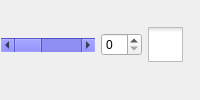
           <widget class="QFrame" name="frameLayout">
            <layout class="QHBoxLayout" name="horizontalLayout">
             <property name="leftMargin">
              <number>1</number>
             </property>
             <property name="topMargin">
              <number>1</number>
             </property>
             <item>
              <widget class="QScrollBar" name="frame">
               <property name="sizePolicy">
                <sizepolicy hsizetype="Minimum" vsizetype="Fixed">
                 <horstretch>1</horstretch>
                 <verstretch>0</verstretch>
                </sizepolicy>
               </property>
               <property name="palette">
                <palette>
                 <active>
                  <colorrole role="WindowText">
                   <brush brushstyle="SolidPattern">
                    <color alpha="255">
                     <red>0</red>
                     <green>0</green>
                     <blue>0</blue>
                    </color>
                   </brush>
                  </colorrole>
                  <colorrole role="Button">
                   <brush brushstyle="SolidPattern">
                    <color alpha="255">
                     <red>85</red>
                     <green>85</green>
                     <blue>255</blue>
                    </color>
                   </brush>
                  </colorrole>
                  <colorrole role="Light">
                   <brush brushstyle="SolidPattern">
                    <color alpha="255">
                     <red>213</red>
                     <green>213</green>
                     <blue>255</blue>
                    </color>
                   </brush>
                  </colorrole>
                  <colorrole role="Midlight">
                   <brush brushstyle="SolidPattern">
                    <color alpha="255">
                     <red>149</red>
                     <green>149</green>
                     <blue>255</blue>
                    </color>
                   </brush>
                  </colorrole>
                  <colorrole role="Dark">
                   <brush brushstyle="SolidPattern">
                    <color alpha="255">
                     <red>42</red>
                     <green>42</green>
                     <blue>127</blue>
                    </color>
                   </brush>
                  </colorrole>
                  <colorrole role="Mid">
                   <brush brushstyle="SolidPattern">
                    <color alpha="255">
                     <red>56</red>
                     <green>56</green>
                     <blue>170</blue>
                    </color>
                   </brush>
                  </colorrole>
                  <colorrole role="Text">
                   <brush brushstyle="SolidPattern">
                    <color alpha="255">
                     <red>0</red>
                     <green>0</green>
                     <blue>0</blue>
                    </color>
                   </brush>
                  </colorrole>
                  <colorrole role="BrightText">
                   <brush brushstyle="SolidPattern">
                    <color alpha="255">
                     <red>255</red>
                     <green>255</green>
                     <blue>255</blue>
                    </color>
                   </brush>
                  </colorrole>
                  <colorrole role="ButtonText">
                   <brush brushstyle="SolidPattern">
                    <color alpha="255">
                     <red>0</red>
                     <green>0</green>
                     <blue>0</blue>
                    </color>
                   </brush>
                  </colorrole>
                  <colorrole role="Base">
                   <brush brushstyle="SolidPattern">
                    <color alpha="255">
                     <red>255</red>
                     <green>255</green>
                     <blue>255</blue>
                    </color>
                   </brush>
                  </colorrole>
                  <colorrole role="Window">
                   <brush brushstyle="SolidPattern">
                    <color alpha="255">
                     <red>85</red>
                     <green>85</green>
                     <blue>255</blue>
                    </color>
                   </brush>
                  </colorrole>
                  <colorrole role="Shadow">
                   <brush brushstyle="SolidPattern">
                    <color alpha="255">
                     <red>0</red>
                     <green>0</green>
                     <blue>0</blue>
                    </color>
                   </brush>
                  </colorrole>
                  <colorrole role="AlternateBase">
                   <brush brushstyle="SolidPattern">
                    <color alpha="255">
                     <red>170</red>
                     <green>170</green>
                     <blue>255</blue>
                    </color>
                   </brush>
                  </colorrole>
                  <colorrole role="ToolTipBase">
                   <brush brushstyle="SolidPattern">
                    <color alpha="255">
                     <red>255</red>
                     <green>255</green>
                     <blue>220</blue>
                    </color>
                   </brush>
                  </colorrole>
                  <colorrole role="ToolTipText">
                   <brush brushstyle="SolidPattern">
                    <color alpha="255">
                     <red>0</red>
                     <green>0</green>
                     <blue>0</blue>
                    </color>
                   </brush>
                  </colorrole>
                 </active>
                 <inactive>
                  <colorrole role="WindowText">
                   <brush brushstyle="SolidPattern">
                    <color alpha="255">
                     <red>0</red>
                     <green>0</green>
                     <blue>0</blue>
                    </color>
                   </brush>
                  </colorrole>
                  <colorrole role="Button">
                   <brush brushstyle="SolidPattern">
                    <color alpha="255">
                     <red>85</red>
                     <green>85</green>
                     <blue>255</blue>
                    </color>
                   </brush>
                  </colorrole>
                  <colorrole role="Light">
                   <brush brushstyle="SolidPattern">
                    <color alpha="255">
                     <red>213</red>
                     <green>213</green>
                     <blue>255</blue>
                    </color>
                   </brush>
                  </colorrole>
                  <colorrole role="Midlight">
                   <brush brushstyle="SolidPattern">
                    <color alpha="255">
                     <red>149</red>
                     <green>149</green>
                     <blue>255</blue>
                    </color>
                   </brush>
                  </colorrole>
                  <colorrole role="Dark">
                   <brush brushstyle="SolidPattern">
                    <color alpha="255">
                     <red>42</red>
                     <green>42</green>
                     <blue>127</blue>
                    </color>
                   </brush>
                  </colorrole>
                  <colorrole role="Mid">
                   <brush brushstyle="SolidPattern">
                    <color alpha="255">
                     <red>56</red>
                     <green>56</green>
                     <blue>170</blue>
                    </color>
                   </brush>
                  </colorrole>
                  <colorrole role="Text">
                   <brush brushstyle="SolidPattern">
                    <color alpha="255">
                     <red>0</red>
                     <green>0</green>
                     <blue>0</blue>
                    </color>
                   </brush>
                  </colorrole>
                  <colorrole role="BrightText">
                   <brush brushstyle="SolidPattern">
                    <color alpha="255">
                     <red>255</red>
                     <green>255</green>
                     <blue>255</blue>
                    </color>
                   </brush>
                  </colorrole>
                  <colorrole role="ButtonText">
                   <brush brushstyle="SolidPattern">
                    <color alpha="255">
                     <red>0</red>
                     <green>0</green>
                     <blue>0</blue>
                    </color>
                   </brush>
                  </colorrole>
                  <colorrole role="Base">
                   <brush brushstyle="SolidPattern">
                    <color alpha="255">
                     <red>255</red>
                     <green>255</green>
                     <blue>255</blue>
                    </color>
                   </brush>
                  </colorrole>
                  <colorrole role="Window">
                   <brush brushstyle="SolidPattern">
                    <color alpha="255">
                     <red>85</red>
                     <green>85</green>
                     <blue>255</blue>
                    </color>
                   </brush>
                  </colorrole>
                  <colorrole role="Shadow">
                   <brush brushstyle="SolidPattern">
                    <color alpha="255">
                     <red>0</red>
                     <green>0</green>
                     <blue>0</blue>
                    </color>
                   </brush>
                  </colorrole>
                  <colorrole role="AlternateBase">
                   <brush brushstyle="SolidPattern">
                    <color alpha="255">
                     <red>170</red>
                     <green>170</green>
                     <blue>255</blue>
                    </color>
                   </brush>
                  </colorrole>
                  <colorrole role="ToolTipBase">
                   <brush brushstyle="SolidPattern">
                    <color alpha="255">
                     <red>255</red>
                     <green>255</green>
                     <blue>220</blue>
                    </color>
                   </brush>
                  </colorrole>
                  <colorrole role="ToolTipText">
                   <brush brushstyle="SolidPattern">
                    <color alpha="255">
                     <red>0</red>
                     <green>0</green>
                     <blue>0</blue>
                    </color>
                   </brush>
                  </colorrole>
                 </inactive>
                 <disabled>
                  <colorrole role="WindowText">
                   <brush brushstyle="SolidPattern">
                    <color alpha="255">
                     <red>42</red>
                     <green>42</green>
                     <blue>127</blue>
                    </color>
                   </brush>
                  </colorrole>
                  <colorrole role="Button">
                   <brush brushstyle="SolidPattern">
                    <color alpha="255">
                     <red>85</red>
                     <green>85</green>
                     <blue>255</blue>
                    </color>
                   </brush>
                  </colorrole>
                  <colorrole role="Light">
                   <brush brushstyle="SolidPattern">
                    <color alpha="255">
                     <red>213</red>
                     <green>213</green>
                     <blue>255</blue>
                    </color>
                   </brush>
                  </colorrole>
                  <colorrole role="Midlight">
                   <brush brushstyle="SolidPattern">
                    <color alpha="255">
                     <red>149</red>
                     <green>149</green>
                     <blue>255</blue>
                    </color>
                   </brush>
                  </colorrole>
                  <colorrole role="Dark">
                   <brush brushstyle="SolidPattern">
                    <color alpha="255">
                     <red>42</red>
                     <green>42</green>
                     <blue>127</blue>
                    </color>
                   </brush>
                  </colorrole>
                  <colorrole role="Mid">
                   <brush brushstyle="SolidPattern">
                    <color alpha="255">
                     <red>56</red>
                     <green>56</green>
                     <blue>170</blue>
                    </color>
                   </brush>
                  </colorrole>
                  <colorrole role="Text">
                   <brush brushstyle="SolidPattern">
                    <color alpha="255">
                     <red>42</red>
                     <green>42</green>
                     <blue>127</blue>
                    </color>
                   </brush>
                  </colorrole>
                  <colorrole role="BrightText">
                   <brush brushstyle="SolidPattern">
                    <color alpha="255">
                     <red>255</red>
                     <green>255</green>
                     <blue>255</blue>
                    </color>
                   </brush>
                  </colorrole>
                  <colorrole role="ButtonText">
                   <brush brushstyle="SolidPattern">
                    <color alpha="255">
                     <red>42</red>
                     <green>42</green>
                     <blue>127</blue>
                    </color>
                   </brush>
                  </colorrole>
                  <colorrole role="Base">
                   <brush brushstyle="SolidPattern">
                    <color alpha="255">
                     <red>85</red>
                     <green>85</green>
                     <blue>255</blue>
                    </color>
                   </brush>
                  </colorrole>
                  <colorrole role="Window">
                   <brush brushstyle="SolidPattern">
                    <color alpha="255">
                     <red>85</red>
                     <green>85</green>
                     <blue>255</blue>
                    </color>
                   </brush>
                  </colorrole>
                  <colorrole role="Shadow">
                   <brush brushstyle="SolidPattern">
                    <color alpha="255">
                     <red>0</red>
                     <green>0</green>
                     <blue>0</blue>
                    </color>
                   </brush>
                  </colorrole>
                  <colorrole role="AlternateBase">
                   <brush brushstyle="SolidPattern">
                    <color alpha="255">
                     <red>85</red>
                     <green>85</green>
                     <blue>255</blue>
                    </color>
                   </brush>
                  </colorrole>
                  <colorrole role="ToolTipBase">
                   <brush brushstyle="SolidPattern">
                    <color alpha="255">
                     <red>255</red>
                     <green>255</green>
                     <blue>220</blue>
                    </color>
                   </brush>
                  </colorrole>
                  <colorrole role="ToolTipText">
                   <brush brushstyle="SolidPattern">
                    <color alpha="255">
                     <red>0</red>
                     <green>0</green>
                     <blue>0</blue>
                    </color>
                   </brush>
                  </colorrole>
                 </disabled>
                </palette>
               </property>
               <property name="mouseTracking">
                <bool>true</bool>
               </property>
               <property name="focusPolicy">
                <enum>Qt::WheelFocus</enum>
               </property>
               <property name="toolTip">
                <string extracomment="Change data frame"/>
               </property>
               <property name="orientation">
                <enum>Qt::Horizontal</enum>
               </property>
              </widget>
             </item>
             <item>
              <widget class="QSpinBox" name="spinBox_Frame"/>
             </item>
             <item>
              <widget class="QCheckBox" name="checkBox_AspectRatio">
               <property name="styleSheet">
                <string notr="true">QCheckBox::indicator {
    width: 35px;
    height: 35px;
}
QCheckBox::indicator:checked {
    image: url(:/resources/detectorAspectRatioOnIcon.png);
}
QCheckBox::indicator:unchecked {
    image: url(:/resources/detectorAspectRatioOffIcon.png);
}
</string>
               </property>
               <property name="text">
                <string/>
               </property>
              </widget>
             </item>
            </layout>
           </widget>
